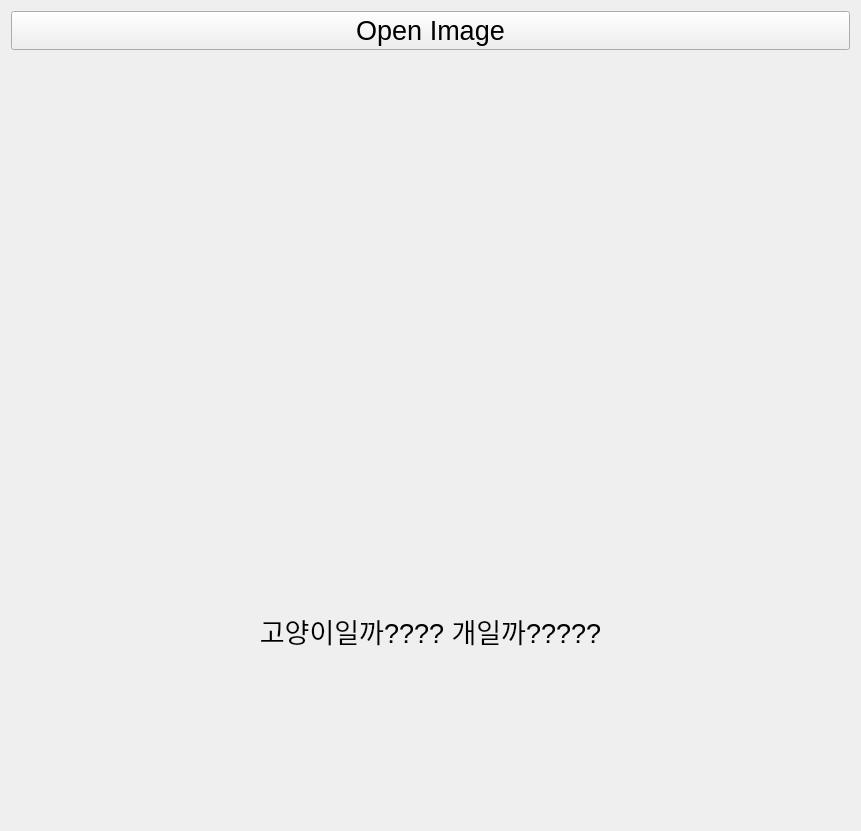
<?xml version="1.0" encoding="UTF-8"?>
<ui version="4.0">
 <class>Form</class>
 <widget class="QWidget" name="Form">
  <property name="geometry">
   <rect>
    <x>0</x>
    <y>0</y>
    <width>861</width>
    <height>831</height>
   </rect>
  </property>
  <property name="windowTitle">
   <string>Form</string>
  </property>
  <layout class="QVBoxLayout" name="verticalLayout">
   <item>
    <widget class="QPushButton" name="btn_open">
     <property name="font">
      <font>
       <pointsize>20</pointsize>
      </font>
     </property>
     <property name="text">
      <string>Open Image</string>
     </property>
    </widget>
   </item>
   <item>
    <widget class="QLabel" name="lbl_image">
     <property name="text">
      <string/>
     </property>
     <property name="pixmap">
      <pixmap>../datasets/test_img/test02.jpg</pixmap>
     </property>
     <property name="scaledContents">
      <bool>true</bool>
     </property>
    </widget>
   </item>
   <item>
    <widget class="QLabel" name="lbl_result">
     <property name="font">
      <font>
       <pointsize>20</pointsize>
      </font>
     </property>
     <property name="text">
      <string>고양이일까???? 개일까?????</string>
     </property>
     <property name="alignment">
      <set>Qt::AlignCenter</set>
     </property>
    </widget>
   </item>
  </layout>
 </widget>
 <resources/>
 <connections/>
</ui>
